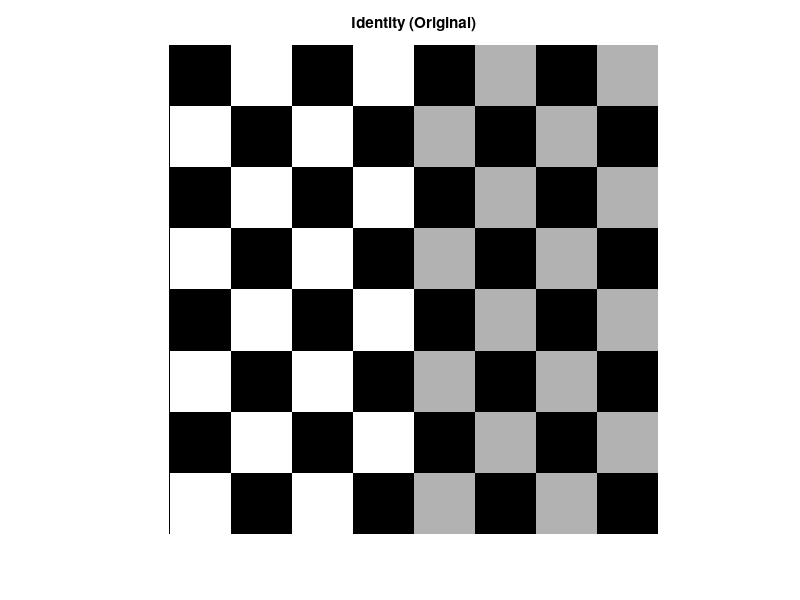

Recreate this plot in MATLAB. (Note: this script raises an error after producing the figure.)
clear all;
close all;
clc;

% ************************************************************************
% Kris Cote
% BEE 515
% Generate various versions of img by applying different affine
% transformations.
% ************************************************************************

img=checkerboard(20);

figure(1)
imshow(img,[])
title('Identity (Original)')

mag=[1,0];
X=affine(img,'reflect',mag,'nearest',0);

figure(2)
imshow(X,[])
title('Reflected Horizontaly')


mag=[2,1];
X=affine(img,'scale',mag,'nearest',0);

figure(3)
imshow(X,[])
title('Scaled 2x Horizontaly')

%  Shear 
mag=[0.5,0];
X=affine(img,'shear',mag,'nearest',0);

figure(4)
imshow(X,[])
title('Sheared Horizontaly')

%  Shear 
mag=[pi()/4,0];
X=affine(img,'rotate',mag,'nearest',0);

figure(5)
imshow(X,[])
title('rotated by \pi/4')
